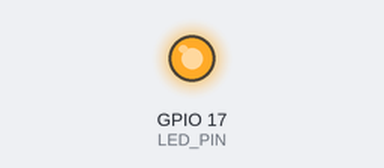
Simulated run of this program. Board: Raspberry Pi (BCM pin numbers). Parts: output pins drawn as LEDs (lit = HIGH). At 5.0 s the program stops and its outputs stay as they are.

Above: at 0.1 s.
At 5.1 s:
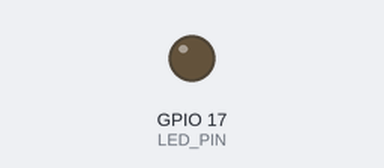
Timing chart, 0 to 6.5 s (numbered marks = the images above):
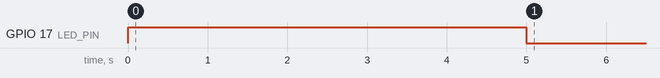

The program:

led.py
```python
LED_PIN = 17

#importing the library as GPIO to make the code more clean
import RPi.GPIO as GPIO
import time

#sleccting the GPIO by the number
GPIO.setmode(GPIO.BCM)

#connecting to led to output mode
GPIO.setup(LED_PIN, GPIO.OUT)

#turning the led on with GPIO.HIGH
GPIO.output(LED_PIN, GPIO.HIGH)
#putting the program to leep after 5 seconds
time.sleep(5)

#best practice just before the program exits in order to get the program out of output mode before running othe programs. Otherwise I could damage the raspi GPIO
GPIO.cleanup()
```

Measured:
- by itself, GPIO 17 (LED_PIN): LOW → HIGH at 0.00 s, → LOW 5.0 s later
